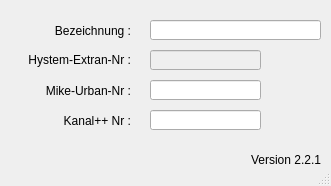
<?xml version="1.0" encoding="UTF-8"?>
<ui version="4.0">
 <class>MainWindow</class>
 <widget class="QMainWindow" name="MainWindow">
  <property name="geometry">
   <rect>
    <x>0</x>
    <y>0</y>
    <width>331</width>
    <height>186</height>
   </rect>
  </property>
  <property name="windowTitle">
   <string>MainWindow</string>
  </property>
  <property name="layoutDirection">
   <enum>Qt::LeftToRight</enum>
  </property>
  <widget class="QWidget" name="centralwidget">
   <widget class="QLabel" name="label">
    <property name="geometry">
     <rect>
      <x>10</x>
      <y>50</y>
      <width>121</width>
      <height>21</height>
     </rect>
    </property>
    <property name="text">
     <string>&lt;html&gt;&lt;head/&gt;&lt;body&gt;&lt;p align=&quot;right&quot;&gt;Hystem-Extran-Nr :&lt;/p&gt;&lt;/body&gt;&lt;/html&gt;</string>
    </property>
    <property name="alignment">
     <set>Qt::AlignRight|Qt::AlignTrailing|Qt::AlignVCenter</set>
    </property>
   </widget>
   <widget class="QLabel" name="label_2">
    <property name="geometry">
     <rect>
      <x>10</x>
      <y>80</y>
      <width>121</width>
      <height>21</height>
     </rect>
    </property>
    <property name="text">
     <string>Mike-Urban-Nr :</string>
    </property>
    <property name="alignment">
     <set>Qt::AlignRight|Qt::AlignTrailing|Qt::AlignVCenter</set>
    </property>
   </widget>
   <widget class="QLabel" name="label_3">
    <property name="geometry">
     <rect>
      <x>10</x>
      <y>110</y>
      <width>121</width>
      <height>21</height>
     </rect>
    </property>
    <property name="text">
     <string>Kanal++ Nr :</string>
    </property>
    <property name="alignment">
     <set>Qt::AlignRight|Qt::AlignTrailing|Qt::AlignVCenter</set>
    </property>
   </widget>
   <widget class="QLabel" name="label_4">
    <property name="geometry">
     <rect>
      <x>10</x>
      <y>20</y>
      <width>121</width>
      <height>21</height>
     </rect>
    </property>
    <property name="text">
     <string>Bezeichnung :</string>
    </property>
    <property name="alignment">
     <set>Qt::AlignRight|Qt::AlignTrailing|Qt::AlignVCenter</set>
    </property>
   </widget>
   <widget class="QLineEdit" name="he_nr">
    <property name="enabled">
     <bool>false</bool>
    </property>
    <property name="geometry">
     <rect>
      <x>150</x>
      <y>50</y>
      <width>111</width>
      <height>20</height>
     </rect>
    </property>
    <property name="layoutDirection">
     <enum>Qt::RightToLeft</enum>
    </property>
    <property name="autoFillBackground">
     <bool>false</bool>
    </property>
    <property name="text">
     <string/>
    </property>
    <property name="frame">
     <bool>true</bool>
    </property>
   </widget>
   <widget class="QLineEdit" name="mu_nr">
    <property name="enabled">
     <bool>true</bool>
    </property>
    <property name="geometry">
     <rect>
      <x>150</x>
      <y>80</y>
      <width>111</width>
      <height>20</height>
     </rect>
    </property>
    <property name="layoutDirection">
     <enum>Qt::RightToLeft</enum>
    </property>
    <property name="autoFillBackground">
     <bool>false</bool>
    </property>
    <property name="text">
     <string/>
    </property>
    <property name="frame">
     <bool>true</bool>
    </property>
   </widget>
   <widget class="QLineEdit" name="kp_nr">
    <property name="geometry">
     <rect>
      <x>150</x>
      <y>110</y>
      <width>111</width>
      <height>20</height>
     </rect>
    </property>
    <property name="text">
     <string/>
    </property>
   </widget>
   <widget class="QLineEdit" name="profilnam">
    <property name="geometry">
     <rect>
      <x>150</x>
      <y>20</y>
      <width>171</width>
      <height>20</height>
     </rect>
    </property>
    <property name="text">
     <string/>
    </property>
   </widget>
   <widget class="QLabel" name="lb_version">
    <property name="geometry">
     <rect>
      <x>250</x>
      <y>150</y>
      <width>71</width>
      <height>20</height>
     </rect>
    </property>
    <property name="toolTip">
     <string>Version QKan Import</string>
    </property>
    <property name="text">
     <string>Version 2.2.1</string>
    </property>
    <property name="alignment">
     <set>Qt::AlignRight|Qt::AlignTrailing|Qt::AlignVCenter</set>
    </property>
   </widget>
  </widget>
  <widget class="QStatusBar" name="statusbar"/>
 </widget>
 <tabstops>
  <tabstop>profilnam</tabstop>
  <tabstop>he_nr</tabstop>
  <tabstop>mu_nr</tabstop>
  <tabstop>kp_nr</tabstop>
 </tabstops>
 <resources/>
 <connections/>
</ui>
